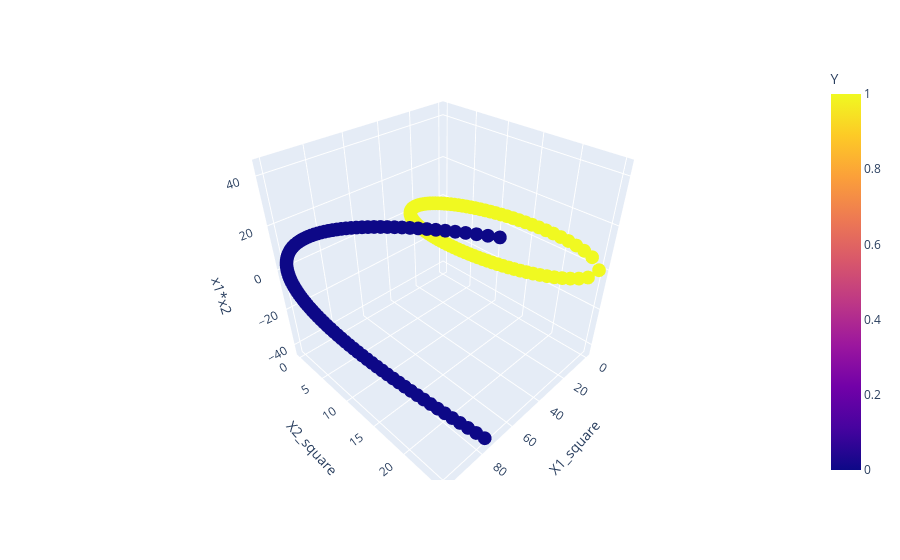

The cell this chart's notebook holds for it:
### Code cell
fig = px.scatter_3d(df, x='X1_square', y='X2_square', z='x1*x2', color='Y')
fig.show()

### Figure 1 — Plotly figure (JSON) as saved in the notebook; plotly's stock layout.template omitted (floating-point values rounded to 4 significant figures; data arrays with more than 128 entries replaced by an {"elided": "..."} marker saying what was removed)
{"data": [{"hovertemplate": "X1_square=%{x}<br>X2_square=%{y}<br>x1*x2=%{z}<br>Y=%{marker.color}<extra></extra>", "legendgroup": "", "marker": {"color": {"elided": "400 int values"}, "coloraxis": "coloraxis", "symbol": "circle"}, "mode": "markers", "name": "", "scene": "scene", "showlegend": false, "type": "scatter3d", "x": {"elided": "400 float values"}, "y": {"elided": "400 float values"}, "z": {"elided": "400 float values"}}], "layout": {"coloraxis": {"colorbar": {"title": {"text": "Y"}}, "colorscale": [[0, "#0d0887"], [0.1111, "#46039f"], [0.2222, "#7201a8"], [0.3333, "#9c179e"], [0.4444, "#bd3786"], [0.5556, "#d8576b"], [0.6667, "#ed7953"], [0.7778, "#fb9f3a"], [0.8889, "#fdca26"], [1, "#f0f921"]]}, "legend": {"tracegroupgap": 0}, "margin": {"t": 60}, "scene": {"domain": {"x": [0, 1], "y": [0, 1]}, "xaxis": {"title": {"text": "X1_square"}}, "yaxis": {"title": {"text": "X2_square"}}, "zaxis": {"title": {"text": "x1*x2"}}}}}
